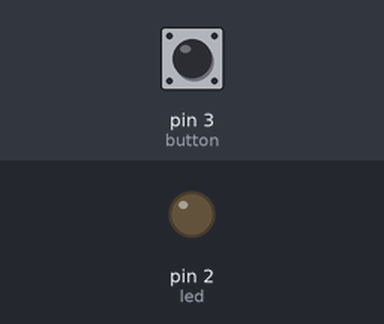
The sketch below on a simulated Arduino Uno, built with avr-gcc and run on an emulated ATmega328P. On the bench: output pins drawn as LEDs (lit = HIGH). Dashed ring = blinking. The inputs (shaded band) are chosen by the test bench; at power-on: pin 3 (button) HIGH.

Above: at 1.2 s.
1.3 s: pin 3 (button) pulled LOW for 0.15 s
At 2.1 s:
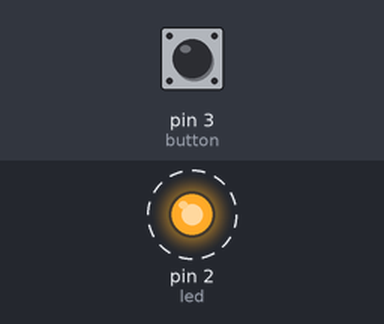
Timing chart, 0 to 10.4 s (numbered marks = the images above; inputs shaded):
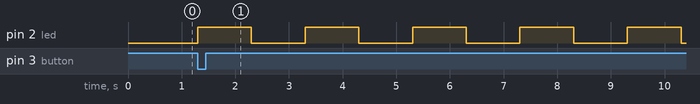

Measured:
- after the input at 1.3 s, pin 2 (led): alternates HIGH for 1.0 s and LOW for 1.0 s, starting at once

The sketch:

sketch_2e.ino
```cpp
/*
	Cambiare lo stato di un LED da spento a
	lampeggiante alla pressione di un pulsante.
*/

const int led = 2, button = 3, ledSpeed = 1000, debounce = 250;
bool blinkState, LEDstate, prevState, buttonState;
unsigned long prevDebounce, prevBlink;

void setup ()
{
	pinMode(led, OUTPUT);	// impostiamo come output
	pinMode(button, INPUT_PULLUP);	// impostiamo come input
}

void loop ()
{
	buttonState = digitalRead(button);

	if (buttonState != prevState && millis() > prevDebounce + debounce)
	{
		blinkState = !blinkState;
		prevDebounce = millis();
	}

	prevState = buttonState;

	if (blinkState)
	{
		if (millis() > prevBlink + ledSpeed)
		{
			LEDstate = !LEDstate;
			prevBlink = millis();
		}
	}
	else
	{
		prevBlink = 0;
		LEDstate = LOW;
	}

	digitalWrite(led, LEDstate);
}
```
